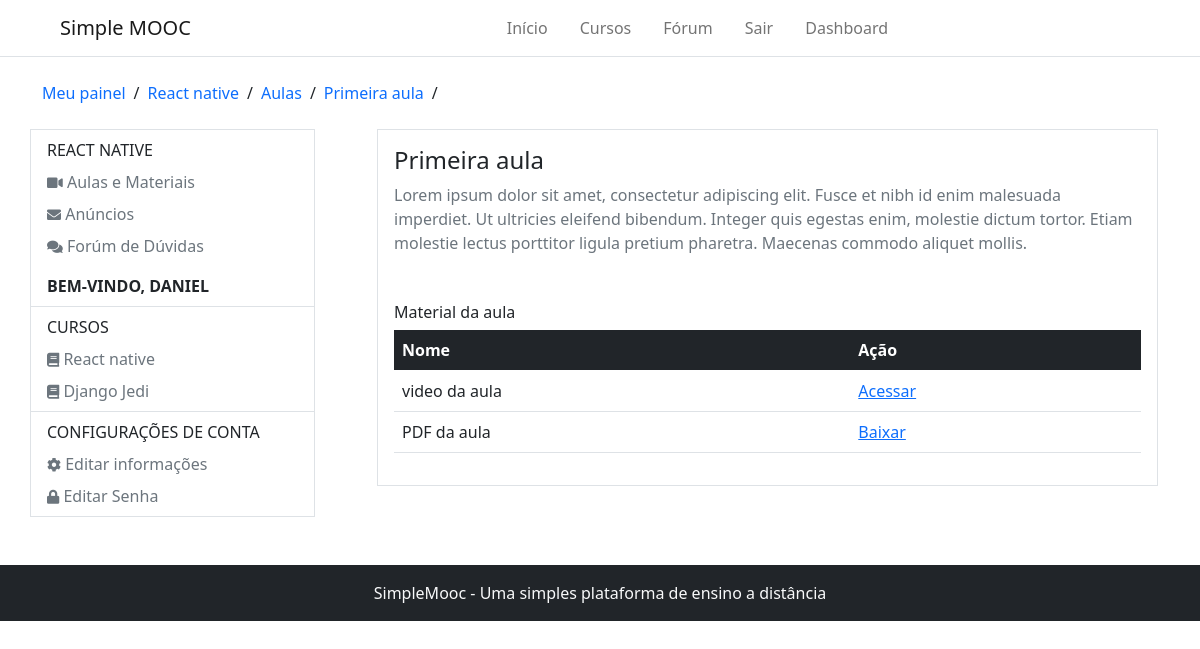
The page /accounts/react-native/aula/2/ (signed in) on the database its author committed.
### Courses/models.py (models this page shows, shortened)
class Course(models.Model):
    name_course = models.CharField(max_length=50, verbose_name='Nome do curso')
    slug_course = models.SlugField(verbose_name='Atalho', blank=True)
    description_course = models.CharField(max_length=255, verbose_name='Descrição do curso')
    about_course = models.TextField(verbose_name='Sobre o curso')
    image_course = models.ImageField(upload_to='course_img/%Y/%m/%d', verbose_name='Imagem', null=True, blank=True)
    created_at = models.DateTimeField(auto_now_add= True, verbose_name='Data de criação')
    update_at = models.DateTimeField(auto_now=True, verbose_name='Data de atualização')
    objects = CourseManager()
    def __str__(self):
        return self.name_course
    def course_adverts_url(self):
        return reverse('course-adverts', args=[self.slug_course])
    class Meta:
        verbose_name = 'curso'
        verbose_name_plural = 'cursos'

class Lesson(models.Model):
    course = models.ForeignKey(Course, on_delete=models.CASCADE, verbose_name='Curso', related_name='Lessons')
    name = models.CharField(max_length=100, verbose_name='Título')
    description = models.TextField(verbose_name='Descrição')
    release_data = models.DateField('Data de liberação', blank=True, null=True)
    created_at = models.DateTimeField(auto_now_add=True, verbose_name='Criado em')
    update_at = models.DateTimeField(auto_now=True, verbose_name='Atualizado em')
    def __str__(self):
        return self.name
    def is_available(self):
        if self.release_data:
            today = timezone.now().date()
            return self.release_data <= today
        return False
    class Meta:
        verbose_name = 'Aula'
        verbose_name_plural = 'Aulas'

class subscribe(models.Model):
    STATUS_CHOICES = (
        (0, 'Análise'),
        (1, 'Aprovado'),
        (2, 'Cancelado'),
    )
    user = models.ForeignKey(settings.AUTH_USER_MODEL, on_delete=models.CASCADE, verbose_name='Usuário')
    course = models.ForeignKey(Course, on_delete=models.CASCADE, verbose_name='Curso')
    status = models.IntegerField(choices=STATUS_CHOICES, default=0, blank=True, verbose_name='Situação')
    created_at = models.DateTimeField(auto_now_add=True, verbose_name='Criado em')
    update_at = models.DateTimeField(auto_now=True, verbose_name='Atualizado em')
    def is_approved(self):
        return self.status == 1
    class Meta:
        verbose_name = 'Inscrição'
        verbose_name_plural = 'Inscrições'
        unique_together = (('user', 'course'),)

class Material(models.Model):
    name = models.CharField('Nome', max_length=100)
    embedded = models.TextField('Video embutido', blank=True)
    file = models.FileField('Arquivo', upload_to='lessons/materials', blank=True, null=True)
    lesson = models.ForeignKey(Lesson, on_delete=models.CASCADE, related_name='Materials')
    def is_embedded(self):
        return bool(self.embedded)
    def __str__(self):
        return self.name
    class Meta:
        verbose_name = 'Material'
        verbose_name_plural = 'Materials'

### Accounts/models.py (models this page shows, shortened)
class User(AbstractBaseUser, PermissionsMixin):
    username = models.CharField(max_length=50, verbose_name='Nome de usuário', unique=True,
        validators=[validators.RegexValidator(re.compile('^[\w.@+-]+$'),
        'O nome de usuário só pode conter letras números, ou os seguintes caracteres: @/./+/-/_',
        'invalid')]
    )
    email = models.EmailField(unique=True, verbose_name='E-mail')
    full_name = models.CharField(max_length=100, blank=True, verbose_name='Nome completo')
    is_active = models.BooleanField(blank=True, default=True, verbose_name='Está ativo?')
    is_staff = models.BooleanField(blank=True, default=False, verbose_name='Pertence a equipe?')
    date_joined = models.DateTimeField(auto_now_add=True, verbose_name='Data de entrada')
    objects = UserManager()
    USERNAME_FIELD = 'username'
    REQUIRED_FIELDS = ['email', 'full_name']
    def __str__(self):
        return self.username
    class Meta:
        verbose_name = 'Usuário'
        verbose_name_plural = 'Usuários'

### Accounts/decorators.py (the view)
    def wrapper(request, *args, **kwargs):
        slug = kwargs.get('slug')
        course = get_object_or_404(Course, slug_course=slug)
        try:
            subscriber = get_object_or_404(subscribe, user=request.user, course=course)
        except:
            messages.error(request, 'Desculpe, mas você não tem permissão para acessar essa página')
            return redirect('dashboard')
        if not subscriber.is_approved():
            messages.error(request, 'A sua inscrição no curso ainda está pendente')
            return redirect('dashboard')
        request.course = course
        return detail_advert(request, *args, **kwargs)

### Accounts/views.py (called while the page is built)
@login_required
@subscription_required
def detail_lesson(request, slug, id_lesson):
    course = request.course
    lesson = get_object_or_404(Lesson, pk=id_lesson)
    if not lesson.is_available():
        messages.error(request, 'Aula indisponível')
        return redirect('lessons', slug)
    return render(request, 'registration/detail_lesson.html', {'lesson': lesson, 'course': course})

### Courses/templatetags/courses_tags.py (called while the page is built)
@register.inclusion_tag('partials/_my_courses.html')
def user_courses(user):
    registrations = subscribe.objects.order_by('-id').filter(user=user)
    return {'registrations': registrations}

### Accounts/templates/registration/detail_lesson.html
{% extends 'registration/lessons.html' %}
{% block 'breadcrumbs' %}
    {{ block.super }}
    <li><a href="{% url 'detail-lesson' course.slug_course lesson.id %}" class="text-decoration-none">{{ lesson.name }}</a></li>
    <li>/</li>
{% endblock %}
{% block 'dashboard-main' %}
    <div class="d-flex flex-column gap-3">
        <div class="border border-1 p-3">
            <h1 class="text-decoration-none fs-4 text-dark" href="#">{{ lesson }}</h1>
            <p class="text-muted">{{ lesson.description }}</p>
            <h2 class="fs-6 mt-5">Material da aula</h2>
            <table class="table">
                <thead class="table-dark">
                  <tr>
                    <th scope="col">Nome</th>
                    <th scope="col">Ação</th>
                  </tr>
                </thead>
                <tbody>
                  {% for material in lesson.Materials.all %}
                    <tr>
                      <th scope="row" class="fw-normal">{{ material }}</th>
                      {% if material.is_embedded %}
                        <th scope="row" class="fw-normal">
                          <a href="{% url 'material' course.slug_course material.id %}">Acessar</a>
                        </th>
                      {% else %}
                        <th scope="row" class="fw-normal">
                          <a target="_blank" href="{{ material.file.url }}">Baixar</a>
                        </th>
                      {% endif %}
                    </tr>
                  {% endfor %}
                </tbody>
              </table>
        </div>
    </div>
{% endblock %}

### Accounts/templates/registration/course_adverts.html (shortened to what this page needs)
{% extends 'registration/dashboard.html' %}
{% block 'breadcrumbs' %}
    {{ block.super }}
    <li><a href="{{ course.course_adverts_url }}" class="text-decoration-none">{{ course }}</a></li>
    <li>/</li>
{% endblock %}
{% block 'dashboard-aside' %}
    <ul class="nav flex-column px-3 py-2">
        <p class="mb-0 text-uppercase">{{ course }}</p>
        <li class="nav-item">
            <a class="nav-link px-0 link-secondary pb-0" href="{% url 'lessons' course.slug_course %}">
                <i class="fas fa-video" style="font-size: 14px"></i> Aulas e Materiais
            </a>
        </li>
        <li class="nav-item">
            <a class="nav-link px-0 link-secondary pb-0" href="{% url 'course-adverts' course.slug_course %}">
                <i class="fas fa-envelope" style="font-size: 14px"></i> Anúncios
            </a>
        </li>
        <li class="nav-item">
            <a class="nav-link px-0 link-secondary pb-0" href="{% url 'forum' %}">
                <i class="fas fa-comments" style="font-size: 14px"></i> Forúm de Dúvidas
            </a>
        </li>
    </ul>
    {{ block.super }}
{% endblock %}

### Accounts/templates/registration/dashboard.html (shortened to what this page needs)
{% extends 'base.html' %}
{% load courses_tags %}
{% block 'content' %}
    {% include 'partials/_header.html' %}
    <div class="container">
        <ul class="d-flex align-items-center my-4 p-0 gap-2" style="list-style: none;">
            {% block 'breadcrumbs' %}
                <li><a href="{% url 'dashboard' %}" class="text-decoration-none">Meu painel</a></li>
                <li>/</li>
            {% endblock %}
        </ul>
        <div class="row mb-5">
            <div class="col-3 p-0 d-block border border-1" style="margin-right: 50px; height: max-content;">
                {% block 'dashboard-aside' %}
                    <p class="text-uppercase fw-bold px-3 py-2 m-0 border-bottom">bem-vindo, {{ user.username }}</p>
                    <ul class="nav flex-column border-bottom px-3 py-2">
                        <p class="mb-0 text-uppercase">Cursos</p>
                        {% user_courses user %}
                    </ul>
                    <ul class="nav flex-column px-3 py-2">
                        <p class="mb-0 text-uppercase">Configurações de conta</p>
                        <li class="nav-item">
                            <a class="nav-link px-0 link-secondary pb-0" href="{% url 'edit_account' %}">
                                <i class="fas fa-cog" style="font-size: 14px"></i> Editar informações
                            </a>
                        </li>
                        <li class="nav-item">
                            <a class="nav-link px-0 link-secondary pb-0" href="{% url 'edit_password' %}">
                                <i class="fas fa-lock" style="font-size: 14px"></i> Editar Senha
                            </a>
                        </li>
                    </ul>
                {% endblock %}
            </div>
            <div class="col">
                {% block 'dashboard-main' %}{% endblock %}
            </div>
        </div>
    </div>
    {% include 'partials/_footer.html' %}
{% endblock %}

### templates/partials/_my_courses.html
{% for subscribe in registrations %}
    <li class="nav-item">
        <a class="nav-link px-0 link-secondary pb-0" aria-current="page" href="{{ subscribe.course.course_user_url }}">
            <i class="fas fa-book" style="font-size: 14px"></i> {{ subscribe.course }}
        </a>
    </li>
{% empty %}
    <p class="text-muted">Você não está escrito em nenhum curso</p>
{% endfor %}

### rows shown on the page
Course: name_course "React native", name_course "REACT NATIVE"
Lesson: name "Primeira aula", description "Lorem ipsum dolor sit amet, consectetur adipiscing elit. Fusce et nibh id enim malesuada imperdiet. Ut ultricies eleifend bibendum. Integer quis egestas enim, molestie dictum tortor. Etiam molestie lectus porttitor ligula pretium pharetra. Maecenas commodo aliquet mollis."
User: username "DANIEL"
subscribe: course "React native"
subscribe: course "Django Jedi"
Material: name "video da aula", shows "Acessar"
Material: name "PDF da aula"
